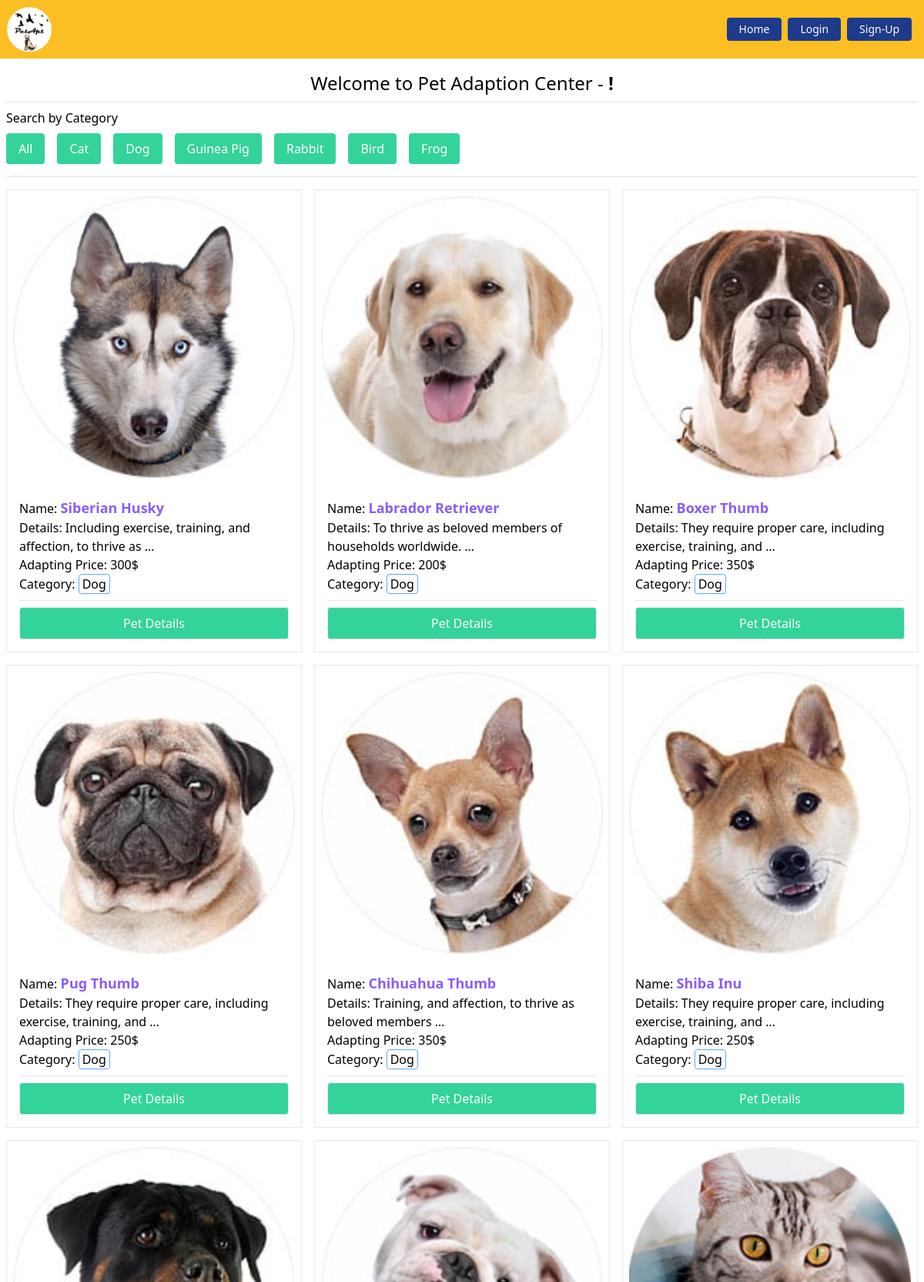
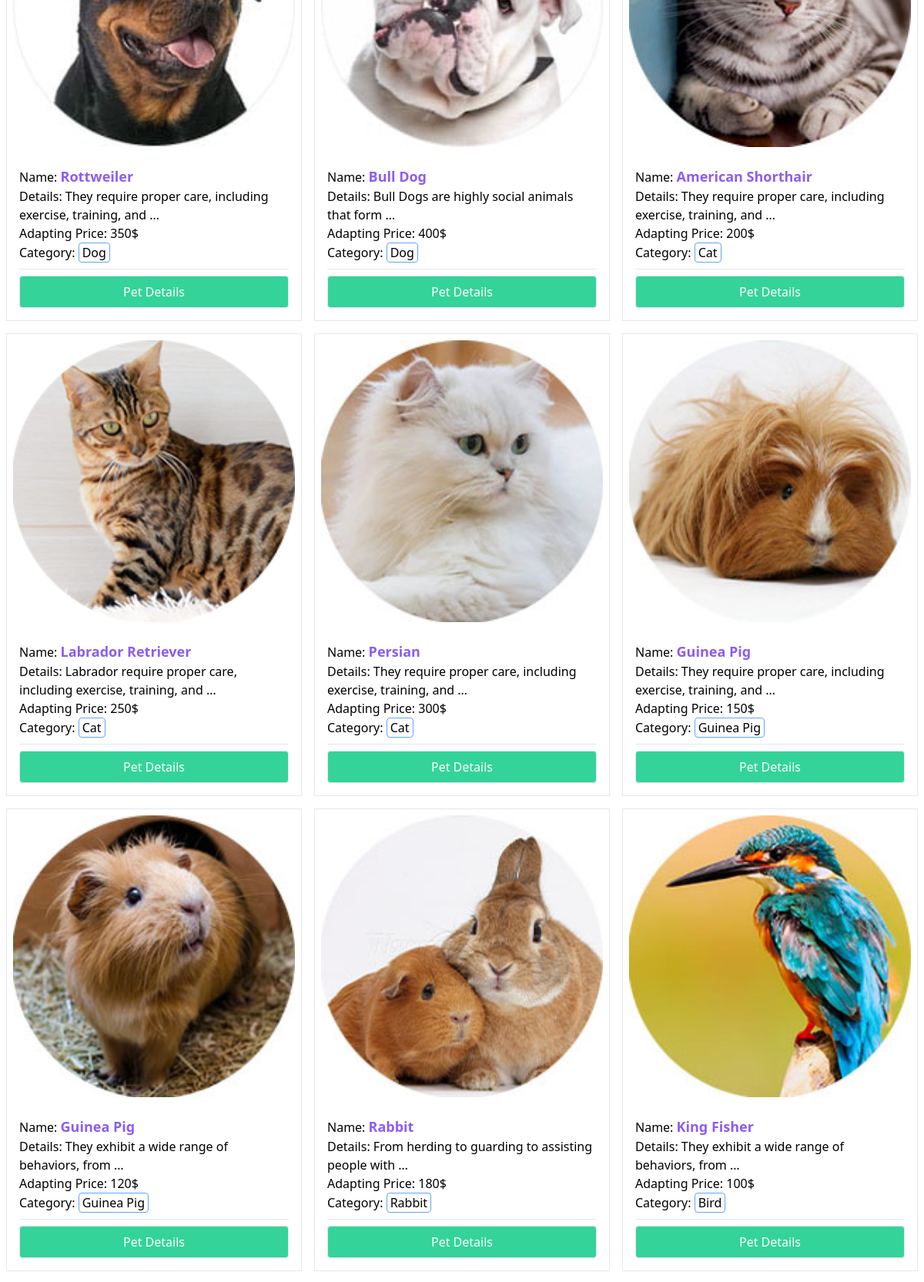
The page / (upper part) on the database its author committed (2 pictures, top to bottom).
### Pets/models.py (models this page shows, shortened)
class PetCategory(models.Model):
    name = models.CharField(max_length=30)
    slug = models.SlugField(max_length=80)
    def __str__(self):
        return self.name

class Pet(models.Model):
    image = models.ImageField(upload_to='pets/media/images/')
    title = models.CharField(max_length = 40)
    description = models.TextField()
    adapt_price = models.IntegerField()
    category = models.ForeignKey(PetCategory, on_delete=models.CASCADE)

### PetApt/views.py (the view)
# urls.py: path('', home, name='home'),
def home(request, category_slug=None):
    pets = models.Pet.objects.all()
    category = models.PetCategory.objects.all()
    if category_slug is not None:
        filterOption = models.PetCategory.objects.get(slug = category_slug)
        pets = models.Pet.objects.filter(category = filterOption)
    return render(request, 'index.html', {'pets': pets, 'category': category})

### templates/index.html
{% extends 'base.html' %}
{% block content %}
<h2 class="text-2xl text-center">Welcome to Pet Adaption Center - <strong>{{request.user.first_name}} !</strong></h2>
<hr class="my-2">
<div>
    <p>Search by Category</p>
    <ul class="flex flex-wrap">
        <li><a href="{% url 'home' %}" class="bg-green-400 block p-2 px-4 ml-0 text-white rounded m-2">All</a></li>
        {% for item in category %}
        <li>
            <a href="{% url 'filterpet' item.slug %}" class="bg-green-400 block p-2 px-4 text-white rounded m-2">
                {{item}}
            </a>
        </li>
        {% endfor %}
    </ul>
</div>
<hr class="my-2">
<div class="pt-2 grid md:grid-cols-2 lg:grid-cols-3 grid-cols-1 xl:grid-cols-4 gap-4">
    {% for pet in pets %}
    <div class="pet-card border">
        <div class="p-2">
            <img src={{pet.image.url}} alt="pet" class="w-full">
        </div>
        <div class="p-4">
            <p>Name: <span class="text-lg font-bold text-purple-500">{{pet.title}}</span></p>
            <p>Details: {{pet.description | truncatewords:8}}</p>
            <p>Adapting Price: {{pet.adapt_price}}$</p>
            <p>Category: <span class="rounded border inline-block px-1 border-blue-400">{{pet.category}}</span> </p>
            <hr class="my-2">
            <a href="{% url 'petDetails' pet.id %}"
                class="rounded w-full text-center text-white hover:bg-green-500 border bg-green-400 px-6 py-2 inline-block">
                Pet Details
            </a>
        </div>
    </div>
    {% endfor %}
</div>
<br>
{% endblock %}

### rows shown on the page
PetCategory: name "Cat"
PetCategory: name "Dog"
PetCategory: name "Guinea Pig"
PetCategory: name "Rabbit"
PetCategory: name "Bird"
PetCategory: name "Frog"
Pet: image (picture), title "Siberian Husky", description "Including exercise, training, and affection, to thrive as …", adapt_price "300", category "Dog"
Pet: image (picture), title "Labrador Retriever", description "To thrive as beloved members of households worldwide. …", adapt_price "200", category "Dog"
Pet: image (picture), title "Boxer Thumb", description "They require proper care, including exercise, training, and …", adapt_price "350", category "Dog"
Pet: image (picture), title "Pug Thumb", description "They require proper care, including exercise, training, and …", adapt_price "250", category "Dog"
Pet: image (picture), title "Chihuahua Thumb", description "Training, and affection, to thrive as beloved members …", adapt_price "350", category "Dog"
Pet: image (picture), title "Shiba Inu", description "They require proper care, including exercise, training, and …", adapt_price "250", category "Dog"
Pet: image (picture), title "Rottweiler", description "They require proper care, including exercise, training, and …", adapt_price "350", category "Dog"
Pet: image (picture), title "Bull Dog", description "Bull Dogs are highly social animals that form …", adapt_price "400", category "Dog"
Pet: image (picture), title "American Shorthair", description "They require proper care, including exercise, training, and …", adapt_price "200", category "Cat"
Pet: image (picture), title "Labrador Retriever", description "Labrador require proper care, including exercise, training, and …", adapt_price "250", category "Cat"
Pet: image (picture), title "Persian", description "They require proper care, including exercise, training, and …", adapt_price "300", category "Cat"
Pet: image (picture), title "Guinea Pig", description "They require proper care, including exercise, training, and …", adapt_price "150", category "Guinea Pig"
Pet: image (picture), title "Guinea Pig", description "They exhibit a wide range of behaviors, from …", adapt_price "120", category "Guinea Pig"
Pet: image (picture), title "Rabbit", description "From herding to guarding to assisting people with …", adapt_price "180", category "Rabbit"
Pet: image (picture), title "King Fisher", description "They exhibit a wide range of behaviors, from …", adapt_price "100", category "Bird"
